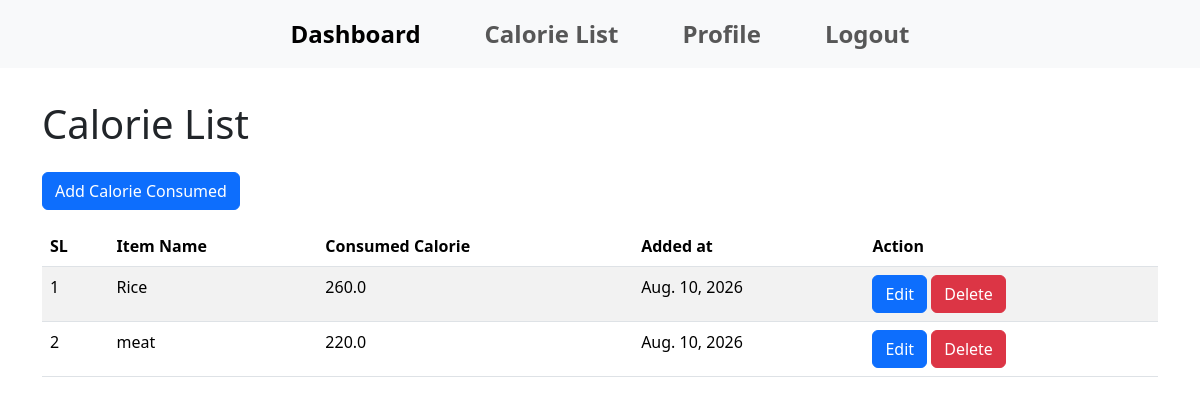
Page /consumed-calorie-list/ (signed in) on the committed database.
### calory_app/models.py (models this page shows, shortened)
class consumedColorieModel(models.Model):
    consumed_by = models.ForeignKey(
        customUser,
        on_delete=models.CASCADE,
        null=True,
        related_name='user_calorie'
    )
    item_name = models.CharField(null=True, max_length=200)
    calorie = models.FloatField(null=True)
    created_at = models.DateField(auto_now_add=True)

### calory_app/views.py (the view)
# urls.py: path('consumed-calorie-list/', calorie_list, name='calorie_list'),
@login_required
def calorie_list(request):
    data = consumedColorieModel.objects.filter(consumed_by=request.user)
    context = {
        'data' : data,
    }
    return render(request, 'calorie_list.html', context)

### calory_app/templates/calorie_list.html
{% extends 'master/base.html' %}
{% block bodyContent %}
    <h1 class="py-3">Calorie List</h1>
    <a href="{% url 'add_consumed_calorie' %}" class="btn btn-primary ">Add Calorie Consumed</a>
    <table class="table table-striped mt-3">
        <thead>
            <tr>
                <th>SL</th>
                <th>Item Name</th>
                <th>Consumed Calorie</th>
                <th>Added at</th>
                <th>Action</th>
            </tr>
        </thead>
        <tbody>
            {% for each_data in data %}
                <tr>
                    <td>{{forloop.counter}}</td>
                    <td>{{each_data.item_name}}</td>
                    <td>{{each_data.calorie}}</td>
                    <td>{{each_data.created_at}}</td>
                    <td>
                        <a href="{% url 'edit_consumed_calorie' each_data.id %}" class="btn btn-primary">Edit</a>
                        <a href="{% url 'delete_consumed_calorie' each_data.id %}" class="btn btn-danger">Delete</a>
                    </td>
                </tr>
            {% endfor %}
        </tbody>
    </table>
{% endblock %}

### rows in the picture
consumedColorieModel: item_name "Rice", calorie "260.0", created_at "Aug. 10, 2026"
consumedColorieModel: item_name "meat", calorie "220.0", created_at "Aug. 10, 2026"
